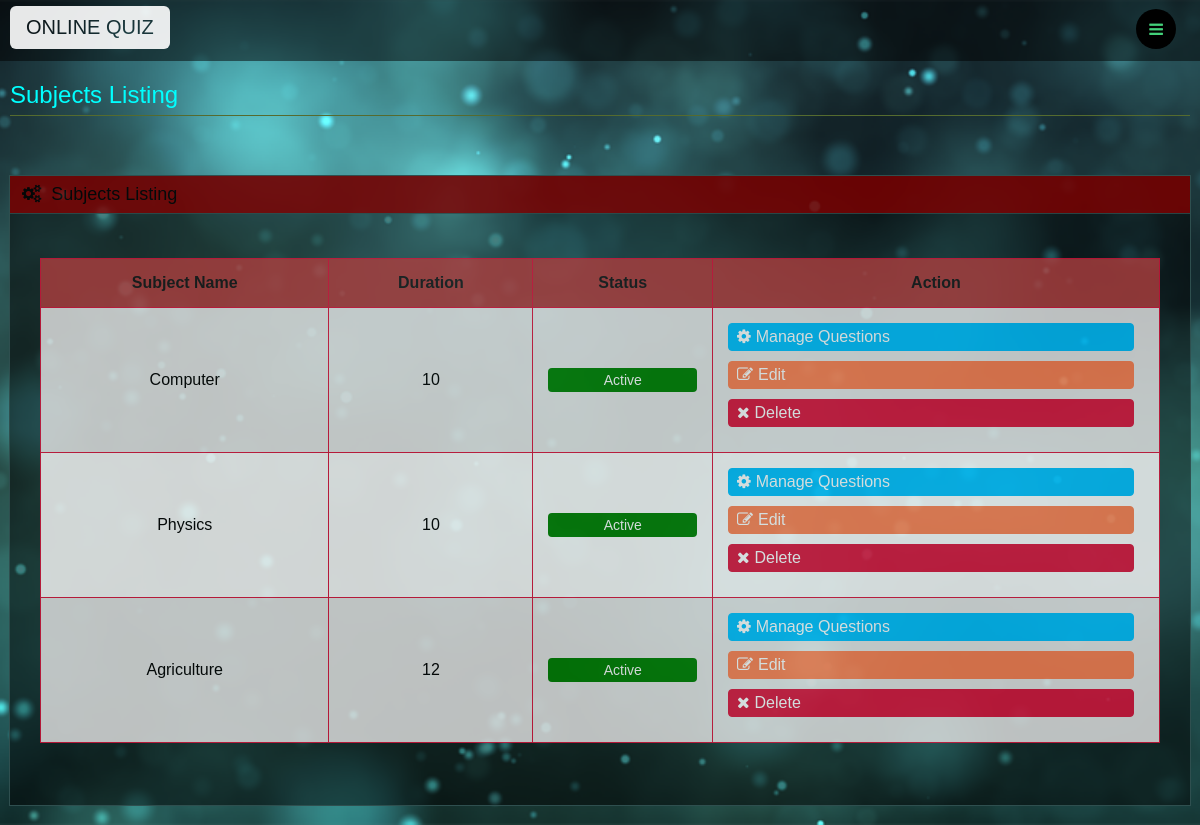
The page /managesub.php (signed in) on the database its author committed.
### tables this page shows
CREATE TABLE `subject` (
  `subid` int(11) NOT NULL,
  `subname` varchar(200) DEFAULT NULL,
  `duration` int(45) DEFAULT NULL,
  `state` tinyint(4) DEFAULT NULL
);

### managesub.php (the view, shortened to what this page needs)
<?php
if(!isset($_SESSION["sees_user"]))  {
    header("location:admin_login.php");
} else {
?>
<!doctype html>
<html>
<head>
<link rel="stylesheet" href="css/managesub.css">
<link rel="stylesheet" href="https://maxcdn.bootstrapcdn.com/font-awesome/4.7.0/css/font-awesome.min.css">
</head>
<body>
    <span id="logo">Online Quiz</span>
    <div class="nav">
        <label for="toggle"><i class="fa fa-bars" aria-hidden="true"></i></label>
    </div>
    <div class="content" id="grid">
        <div class="head">
            Subjects Listing
        </div>
        <div class="content-box">
            <div class="title">
                <i class="fa fa-cogs" aria-hidden="true"></i>&nbspSubjects Listing
            </div>
            <div class="box1">
                <table align="center">
                    <tr>
                        <th>Subject Name</th>
                        <th>Duration</th>
                        <th>Status</th>
                        <th>Action</th>
                    </tr>
                    <?php
                    $con=mysqli_connect('localhost','root','') or die(mysql_error());
                    mysqli_select_db($con,'quiz') or die("cannot select DB");
                    $query=mysqli_query($con,"SELECT * FROM subject");
                    while ($row=mysqli_fetch_array($query)) {
                    echo"<tr>";
                        echo"<td>".$row['subname']."</td>";
                        echo"<td>".$row['duration']."</td>";
                        if ($row['state']==1) {
                            echo"<td><div class='active'>Active</span></td>";
                        } else  {
                            echo "<td><div class='inactive'>Inactive</span></td>";
                        }
                        echo"<td class='btn'>
                            <a href='managequest.php?sid=".$row['subid']."' class='btn1'><i class='fa fa-cog' aria-hidden='true'></i>Manage Questions</a>
                            <a href='editsub.php?sid=".$row['subid']."' class='btn2'><i class='fa fa-pencil-square-o' aria-hidden='true'></i>Edit</a>
                            <a href='delsub.php?subid=".$row['subid']."' class='btn3'><i class='fa fa-times' aria-hidden='true'></i>Delete</a>
                        </td>";
                        echo"</tr>";
                    }
                    ?>
                </table>
            </div>
        </div>
    </div>
</body>
</html>
<?php
}
?>

### css/managesub.css (style rules this page uses)
body { margin: 0px; border: 0px; font-family: Arial, Helvetica, sans-serif; background-image: url(../pictures/bg.png); background-size: cover; background-position: center; }
#logo { text-transform: uppercase; background-color: #fff; color: #000; padding: 10px 16px ; border-radius: 6px; font-family: arial; font-size: 20px; mix-blend-mode: screen; box-shadow: 0 6px #000, 0 0 10px #000; opacity: 0.9; }
span { float: left; margin: 6px 0px 0px 10px; }
.nav { background: rgba(0, 0, 0, 0.5); text-align: right; height: 61px; }
label { line-height: 56px; display: none; float: right; padding: 2px 16px; }
label .fa { background-color: #000; color: #43D17A; width: 40px; height: 40px; text-align: center; line-height: 40px; border-radius: 50%; margin-right: 8px; }
.content { margin: 20px 180px 64px 180px; }
.head { border-bottom: 1px solid #556b2f; font-size: 24px; color: #00ffff; padding-bottom: 6px; }
.content-box { width: 1008px; height: auto; margin-top: 60px; background-color: rgba(0, 0, 0, 0.5); outline: 1px solid #2f4f4f; outline-style: span; }
.title { font-size: 18px; color: #000; background-color: #800000; outline: 1px solid #2f4f4f; padding: 8px 12px; opacity: 0.8; }
.box1 { padding: 30px; padding-top: 45px; }
table { width: 100%; opacity: 0.8; margin-bottom: 32px; }
table, th, td { border: 1px solid #dc143c; border-collapse: collapse; }
th, td { padding: 15px; text-align: center; justify-content: center; }
th { background-color: #a52a2a; color: #000; opacity: 0.9; }
tr:nth-child(even) { background-color: #e8e8e8; }
tr:nth-child(odd) { background-color: white; }
.active { padding: 4px 8px; background-color: green; color: #fff; border-radius: 4px; font-size: 14px; }
.btn a { padding: 4px 8px; text-decoration: none; color: #fff; border-radius: 4px; }
.btn1 { background-color: #00bfff; border: 1px solid #00bfff; margin-right: 10px; }
.btn2 { background-color: #ff7f50; border: 1px solid #ff7f50; margin-right: 10px; }
.btn3 { background-color: #dc143c; border: 1px solid #dc143c; margin-right: 10px; }
.fa { margin-right: 5px; }
@media only screen and (max-width: 1250px) { label { display:block; cursor: pointer; } }
@media only screen and (max-width: 1250px) { span { display: block; cursor: pointer; } }
@media only screen and (max-width: 1250px) { .content { margin: 20px 10px 20px 10px; } }
@media only screen and (max-width: 1250px) { .content-box { width: auto;; height: auto; } }
@media only screen and (max-width: 1250px) { .btn a { display: flex; margin-bottom: 10px; } }

### rows shown on the page
subject: subname "Computer", duration "10", state "Active"
subject: subname "Physics", duration "10", state "Active"
subject: subname "Agriculture", duration "12", state "Active"
